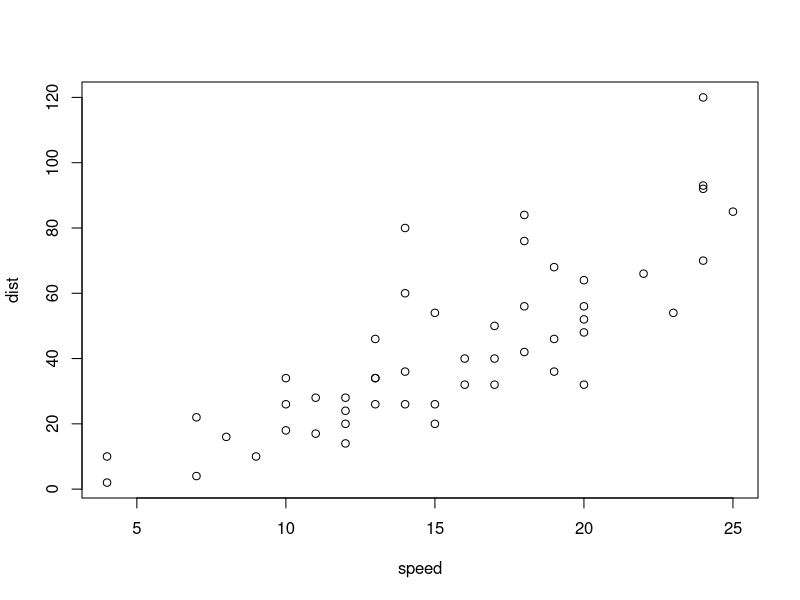
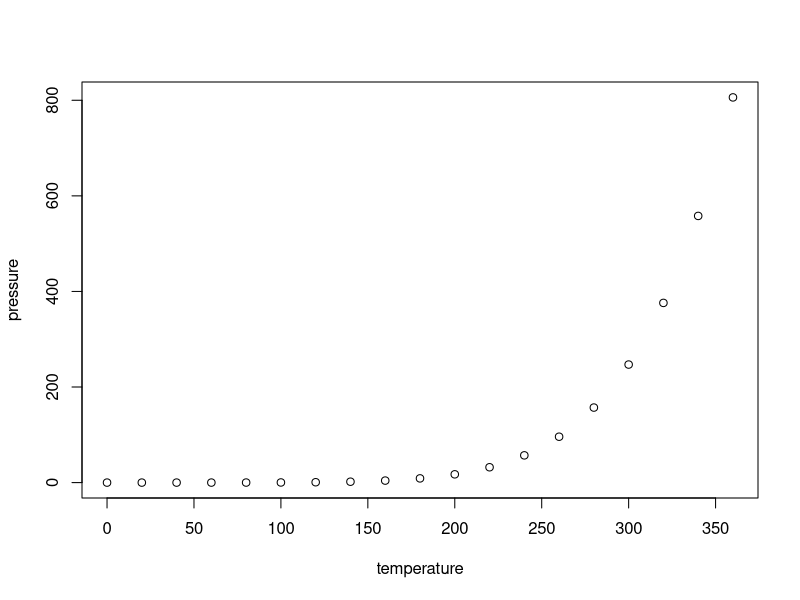
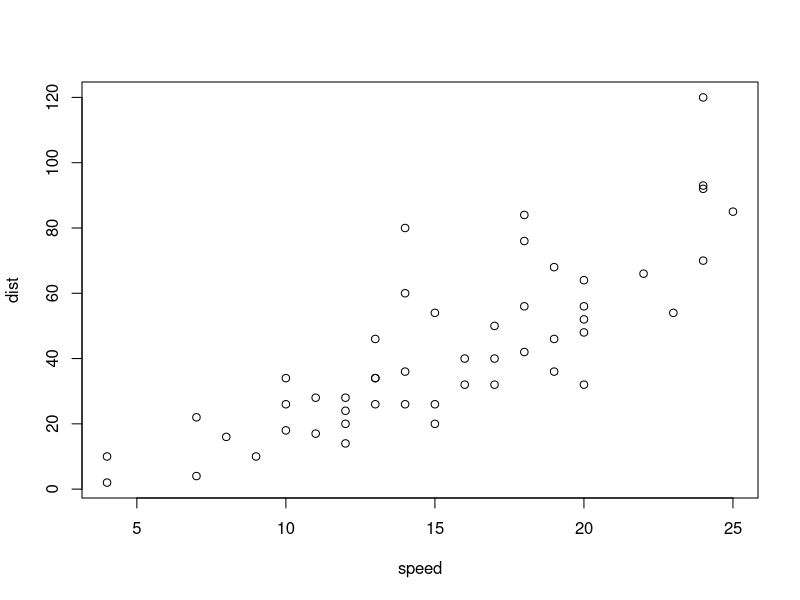
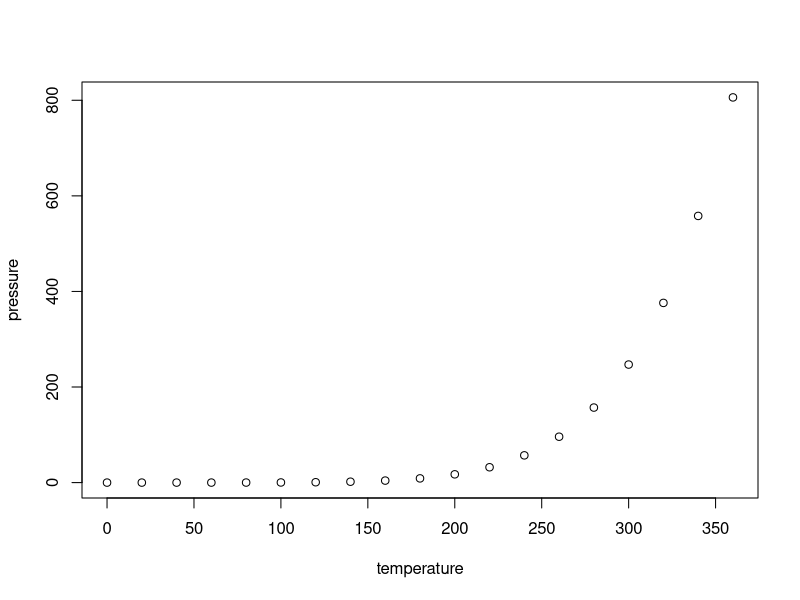
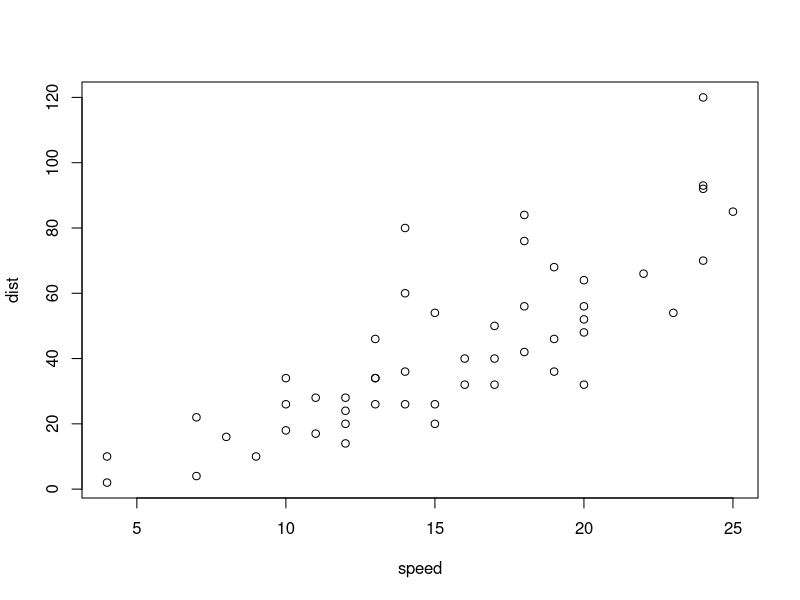
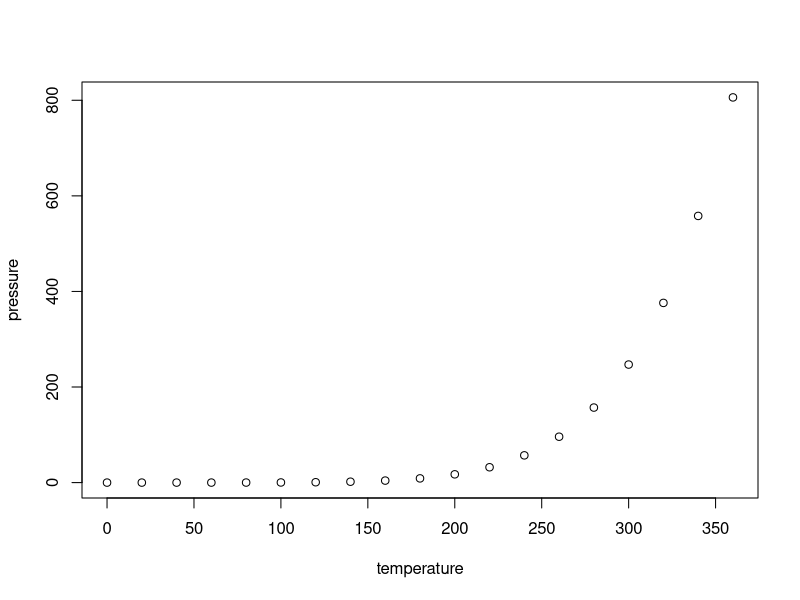
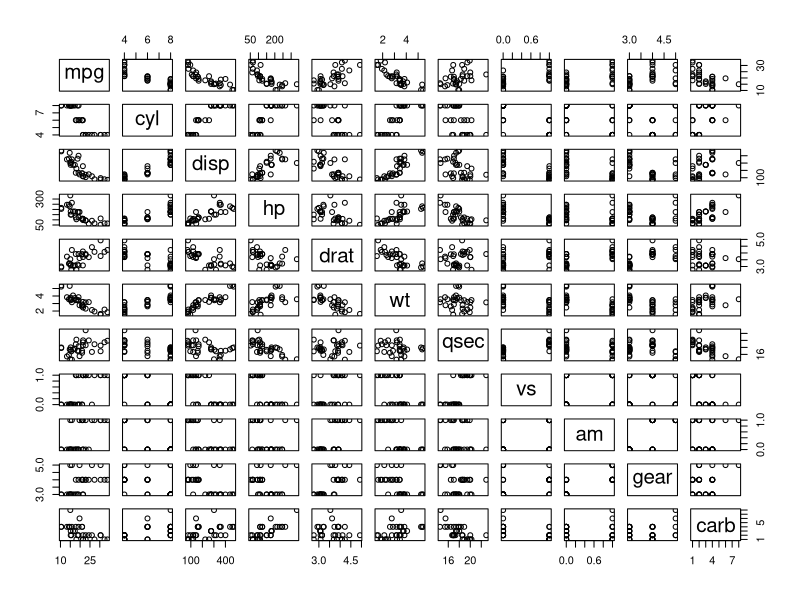

Write the R code that produced these figures, in order.
## ---- chunk 1

## ---- chunk 2
#| layout-ncol: 2
#| fig-cap: 
#|   - "Speed and Stopping Distances of Cars"
#|   - "Vapor Pressure of Mercury as a Function of Temperature"

plot(cars)
plot(pressure)
## ---- chunk 3
#| label: fig-charts
#| fig-cap: "Charts"
#| fig-subcap: 
#|   - "Cars"
#|   - "Pressure"
#| layout-ncol: 2

plot(cars)
plot(pressure)
## ---- chunk 4
#| layout: [[45,-10, 45], [100]]

plot(cars)
plot(pressure)
plot(mtcars)
## ---- chunk 5
library(knitr)
#| label: tbl-cars
#| tbl-cap: "Cars"
#| tbl-colwidths: [60,40]

kable(head(cars))
## ---- chunk 6
#| label: tbl-example
#| tbl-cap: "Example"
#| tbl-subcap: 
#|   - "Cars"
#|   - "Pressure"
#| layout-ncol: 2

library(knitr)
kable(head(cars))
kable(head(pressure))
